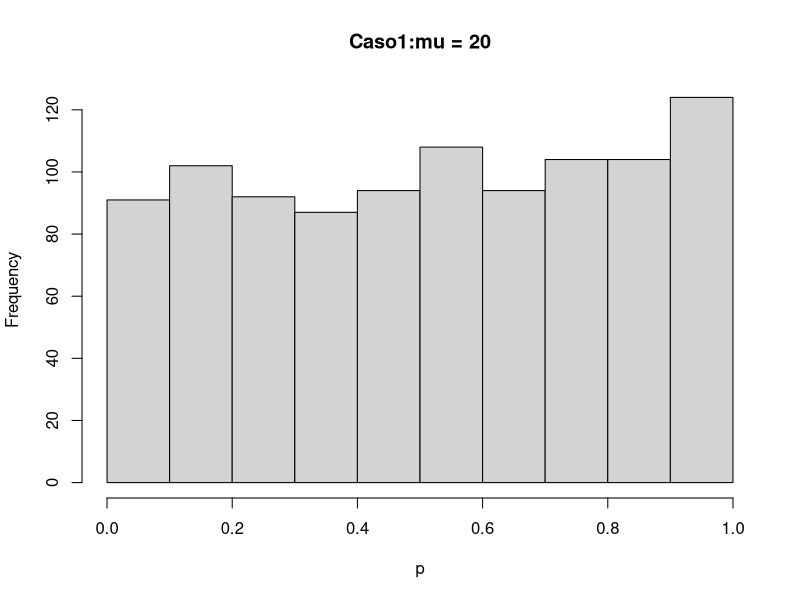
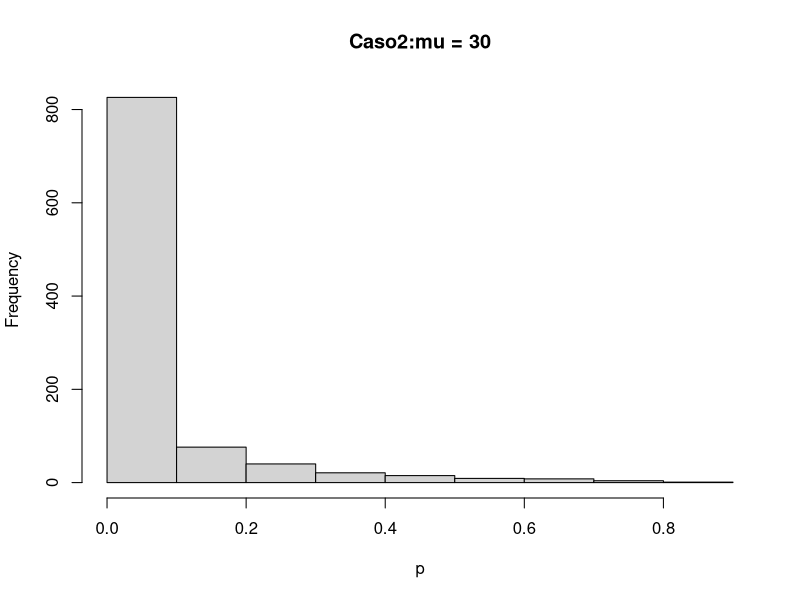
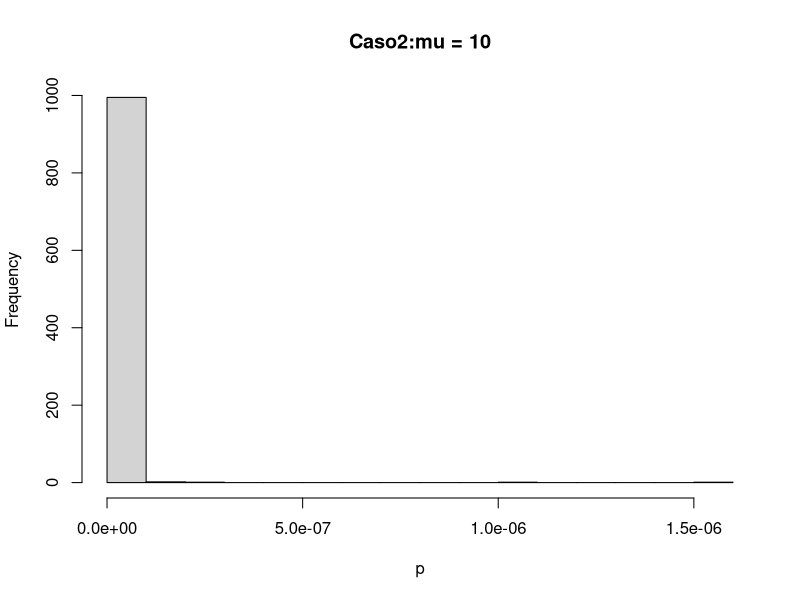
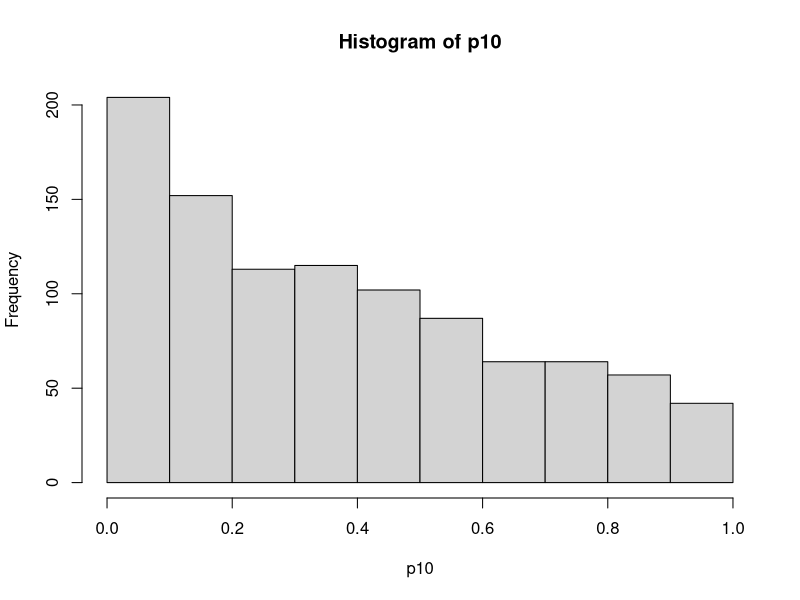
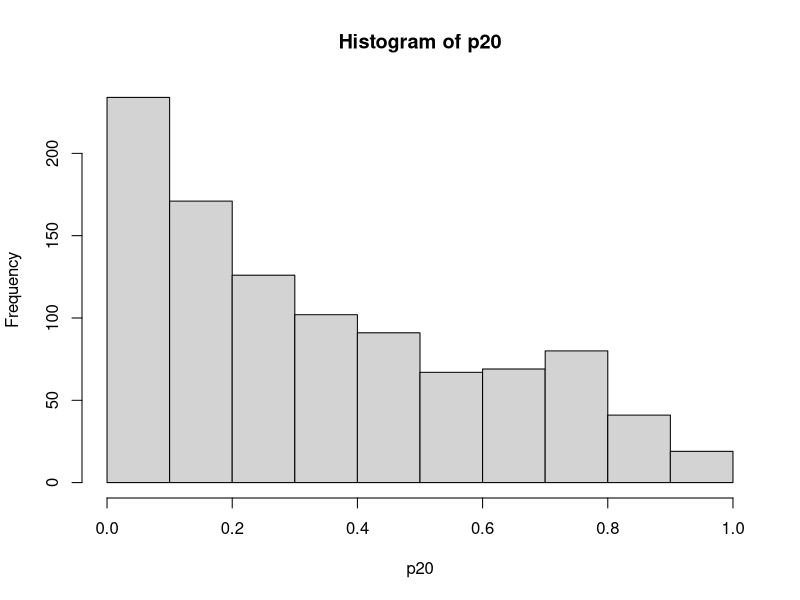
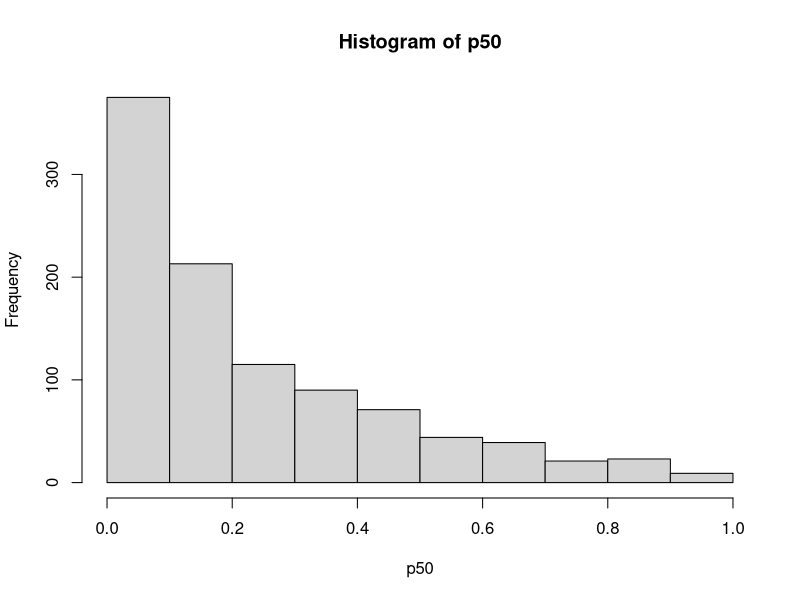
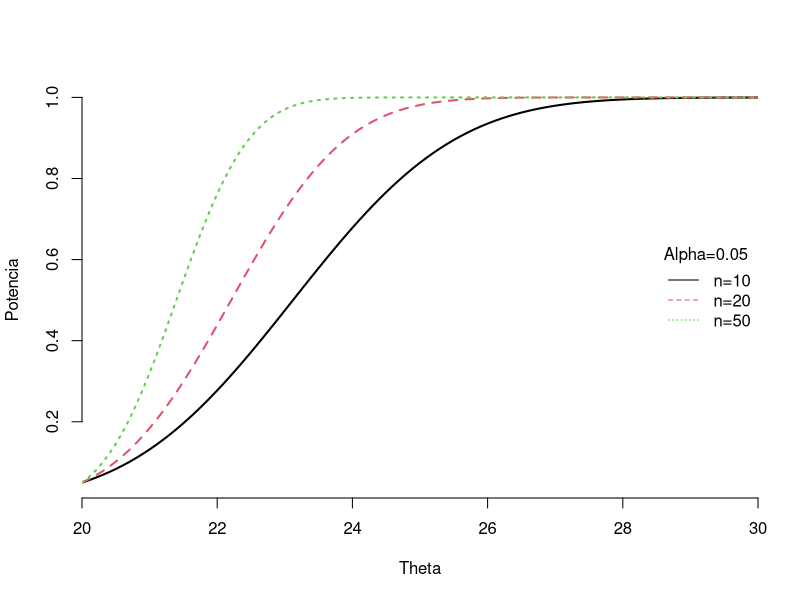

Source code (R) for these figures, in order:
### EJERCICIO 2:
###CONTRASTE DE HIPÓTESIS 
### EN UNA DISTRIBUCION NORMAL CON VARIANZA 36
### H0: Mu=20
### Ha: Mu<20
##contraste para aceptar o rechazar la hipotesis nula
set.seed(1234)                                                 
nsim<-1000                                                       
n<-10                                                             
#n<-20  
#n<-50  
estadistico<-function(x,mu,var){                                      
  n<-length(x)                                                    
  xbar<-mean(x)                                                  
  s<-sqrt(var)  
  Z<-abs((xbar-mu)/(s/sqrt(n)))
  p<-2*(1-pnorm(Z))                                              
}                                                                 


mu<-20
sd<-6
X<-matrix(rnorm(n*nsim,mu,sd),ncol=nsim,nrow=n)    
p<-apply(X,2,estadistico,mu=20,var=36)                                   
hist(p,main=c("Caso1:mu = 20"))  

mu<-30                                                           
X<-matrix(rnorm(n*nsim,mu,sd),ncol=nsim,nrow=n)                   
p<-apply(X,2,estadistico,mu=25,var=36)                                  
hist(p,main=c("Caso2:mu = 30"))     

mu<-10 
X<-matrix(rnorm(n*nsim,mu,sd),ncol=nsim,nrow=n)                   
p<-apply(X,2,estadistico,mu=25,var=36)                                  
hist(p,main=c("Caso2:mu = 10"))    


### CONTRASTE DE HIPOTESIS
### CUANDO NO SE CUMPLE LA HIPOTESIS NULA
### EN UNA DISTRIBUCION NORMAL CON VARIANZA 36
### H0: Mu=20
### Ha: Mu>20

# SE GENERA LA MUESTRA PARA DIFERENTES TAMANOS DE MUESTRA
# PARA REALIZAR EL CONTRASTE SE TOMARA UNA MEDIA MAYOR A LA DE LA HIPOTESIS Mu=25

p10 <- replicate(1000, 1-pnorm(mean(rnorm(10,25,36)),20,36/(sqrt(10)))) # PARA UNA MUESTRA
hist(p10)                                                               # DE TAMAÑO 10

p20 <- replicate(1000, 1-pnorm(mean(rnorm(20,25,36)),20,36/(sqrt(20)))) # PARA UNA MUESTRA
hist(p20)                                                               # DE TAMAÑO 20

p50 <- replicate(1000, 1-pnorm(mean(rnorm(50,25,36)),20,36/(sqrt(50)))) # PARA UNA MUESTRA
hist(p50)                                                               # DE TAMAÑO 50

# CALCULO DE LA POTENCIA DE LA PRUEBA

x<-seq(20,30,0.1)

plot(1-pnorm(qnorm(0.95,0,1)-(x-20)*sqrt(10)/6),type="n",ylim=c(0.05,1),       
     xlim=c(20,30),ylab="Potencia",xlab="Theta",cex.main=1,xaxs="i",bty="n")

# graficos las diferentes curvas de potencia   

curve(1-pnorm(qnorm(0.95,0,1)-(x-20)*sqrt(10)/6,0,1),from=20,to=30,add=T,col=1,lty=1,lwd=2)

curve(1-pnorm(qnorm(0.95,0,1)-(x-20)*sqrt(20)/6,0,1),from=20,to=30,add=T,col=2,lty=2,lwd=2)

curve(1-pnorm(qnorm(0.95,0,1)-(x-20)*sqrt(50)/6,0,1),from=20,to=30,add=T,col=3,lty=3,lwd=2)                                                      

legend("right",,paste("n",c(10,20,50),sep="="),lty=1:3,col=1:3,   
       title="Alpha=0.05",,bty="n")
